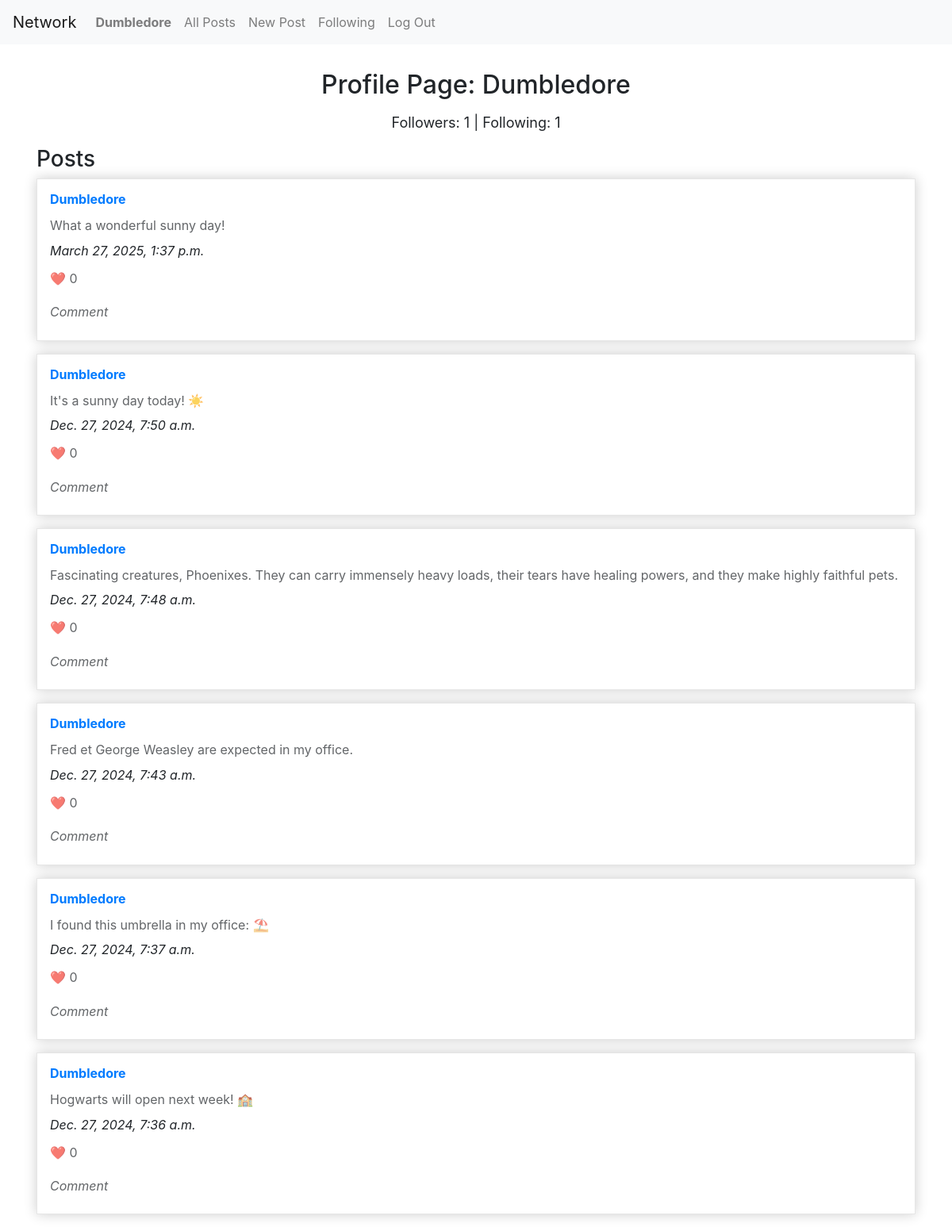
The page /profile/Dumbledore (signed in) on the database its author committed.
### network/models.py (models this page shows)
class User(AbstractUser):
    pass

class Post(models.Model):
    user = models.ForeignKey("User", on_delete=models.CASCADE, related_name="posts")
    content = models.TextField()
    date = models.DateTimeField(auto_now_add=True)
    likes = models.ManyToManyField("User", related_name="liked_posts", blank=True)
    like = models.IntegerField(blank=True, null=True)

### network/views.py (the view)
# urls.py: path("profile/<str:username>", views.profile, name="profile"),
def profile(request, username):
    user_profile = User.objects.get(username=username)
    posts = Post.objects.all().filter(user=user_profile).order_by("-date")
    followers = Follow.objects.filter(user=user_profile.id).count()
    posts = Paginator(posts, 10)
    page_number = request.GET.get('page')
    posts = posts.get_page(page_number)
    current_user = request.user
    current_user_id = request.user.id
    following = Follow.objects.filter(following=user_profile.id).count()
    if request.user.is_authenticated:
        is_following = Follow.objects.filter(user=user_profile, following=current_user).exists()
    return render(request, "network/profile.html", {
        "user_profile": user_profile,
        "posts": posts,
        "is_following": is_following,
        "current_user": current_user,
        "following": following,
        "followers": followers
    })

### network/templates/network/profile.html (shortened to what this page needs)
{% extends "network/layout.html" %}
{% load static %}
{% block body %}
  <div class="container">
    <h2>Profile Page: {{ user_profile }}</h2>
    <p class="follower-content">Followers: {{ followers }} | Following: {{ following }}</p>
    <h3>Posts</h3>
    {% for post in posts %}
      <div class="card-post">
        <h3><a href="{% url 'profile' post.user %}">{{post.user}}</a></h3>
        <p>
          {{ post.content }}
        </p>
        <i>{{post.date}}</i>
        <p>❤️ 0</p>
        <p><i>Comment</i></p>
      </div>
    {% endfor %}
  </div>
{% endblock %}

### network/templates/network/layout.html (shortened to what this page needs)
{% load static %}
<!DOCTYPE html>
<html lang="en">
    <head>
        <link rel="stylesheet" href="https://stackpath.bootstrapcdn.com/bootstrap/4.4.1/css/bootstrap.min.css">
        <link href="{% static 'network/styles.css' %}" rel="stylesheet">
    </head>
    <body>
        <nav class="navbar navbar-expand-lg navbar-light bg-light">
            <a class="navbar-brand" href="{% url 'index' %}">Network</a>
            <div>
              <ul class="navbar-nav mr-auto">
                {% if user.is_authenticated %}
                    <li class="nav-item">
                        <a class="nav-link" href="{% url 'index' %}"><strong>{{ user.username }}</strong></a>
                    </li>
                {% endif %}
                <li class="nav-item">
                  <a class="nav-link" href="{% url 'index' %}">All Posts</a>
                </li>
                {% if user.is_authenticated %}
                    <li class="nav-item">
                      <a class="nav-link" href="{% url 'new_post' %}">New Post</a>
                    </li>
                    <li class="nav-item">
                        <a class="nav-link" href="{% url 'following' %}">Following</a>
                    </li>
                    <li class="nav-item">
                        <a class="nav-link" href="{% url 'logout' %}">Log Out</a>
                    </li>
                {% endif %}
              </ul>
            </div>
          </nav>
        <div class="body">
            {% block body %}
            {% endblock %}
        </div>
    </body>
</html>

### network/static/network/styles.css (style rules this page uses)
.container { max-width: auto; margin-top: 32px; padding: 0 16px; }
.container h2 { margin-bottom: 16px; text-align: center; }
.follower-content { text-align: center; font-size: 18px; line-height: 1.4; }
.card-post { margin-bottom: 16px; padding: 1em; overflow: hidden; height: auto; background: white; border: solid 1px #e6e6e6; box-shadow: 0 0 15px rgba(0,0,0,0.2); display: flex; flex-direction: column; }
.card-post h3 { font-size: 16px; font-weight: bold; margin: 0; }
.card-post p { font-size: 16px; line-height: 1.4; opacity: .7; margin-bottom: 8px; margin-top: 12px; }

### rows shown on the page
User: username "Dumbledore"
Post: user "Dumbledore", content "What a wonderful sunny day!", date "March 27, 2025, 1:37 p.m."
Post: user "Dumbledore", content "It's a sunny day today! ☀️", date "Dec. 27, 2024, 7:50 a.m."
Post: user "Dumbledore", content "Fascinating creatures, Phoenixes. They can carry immensely heavy loads, their tears have healing powers, and they make highly faithful pets.", date "Dec. 27, 2024, 7:48 a.m."
Post: user "Dumbledore", content "Fred et George Weasley are expected in my office.", date "Dec. 27, 2024, 7:43 a.m."
Post: user "Dumbledore", content "I found this umbrella in my office: ⛱", date "Dec. 27, 2024, 7:37 a.m."
Post: user "Dumbledore", content "Hogwarts will open next week! 🏫", date "Dec. 27, 2024, 7:36 a.m."

### other values the page prints
{{ followers }} "1"
{{ following }} "1"
